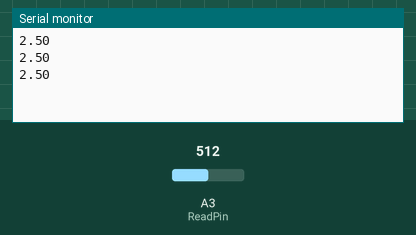
Recording of a sketch running on a simulated Arduino Uno, built with avr-gcc and run on an emulated ATmega328P. On the bench: the last lines printed to the serial monitor. Inputs (shaded band) come from the test bench; at power-on: A3 (ReadPin) = 512.

Above: at 1.3 s.
1.4 s: A3 (ReadPin) set to 716
At 1.9 s:
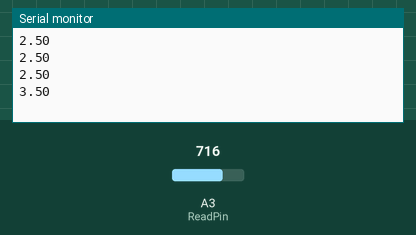
2.9 s: A3 (ReadPin) set to 900
At 3.4 s:
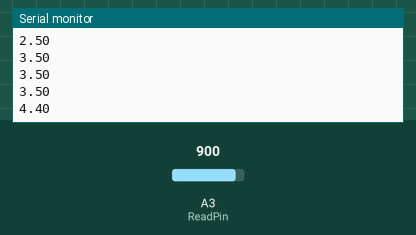
Timing chart, 0 to 5.9 s (numbered marks = the images above; inputs shaded):
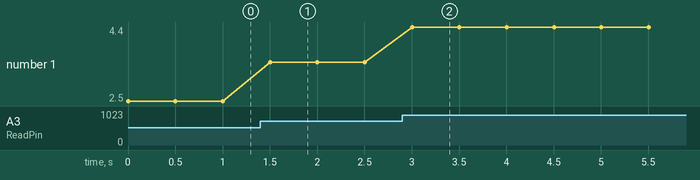

The sketch:

sketch_sep15a.ino
```cpp
 int ReadPin=A3;
 int ReadVal;
 float V2=0;
 int delayTime=500;

void setup()
{
 pinMode(ReadPin,INPUT);
 Serial.begin(9600);


}

void loop()
{

  ReadVal= analogRead(ReadPin);
  V2=(5./1023.)*ReadVal;
  Serial.println(V2);
  delay(delayTime);

}
  
```

Measured:
- after the input at 1.4 s, the serial monitor: prints a new line after 0.10 s (image 1)
- after the input at 2.9 s, the serial monitor: prints a new line after 0.10 s (image 2)
- plotted number 1: 2.5 → 3.5 after the input at 1.4 s, 3.5 → 4.4 after the input at 2.9 s
